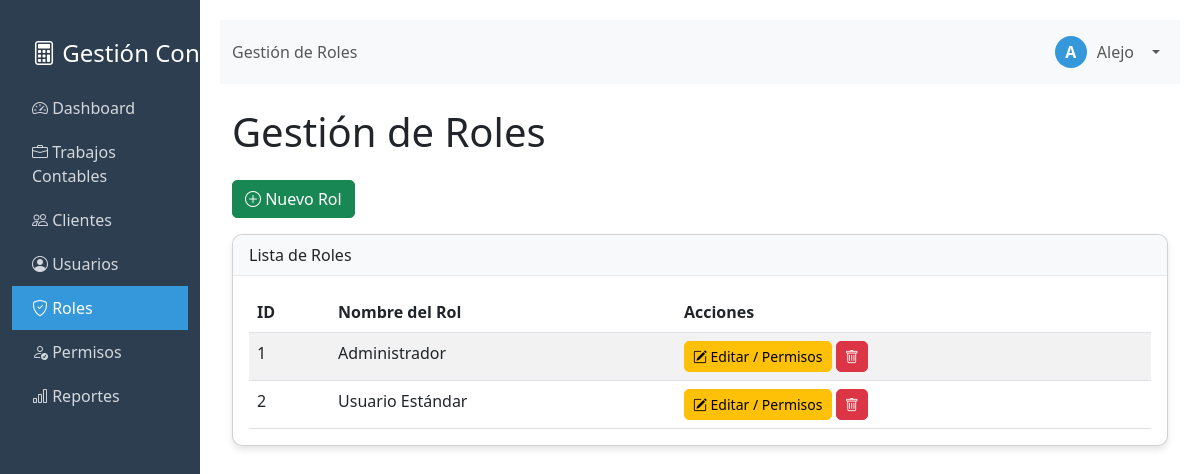
Page /roles.php (signed in) on the committed database.
### tables this page shows
CREATE TABLE `roles` (
  `id` int(11) NOT NULL,
  `nombre_rol` varchar(50) NOT NULL
);

### roles.php (the view, shortened to what this page needs)
<?php
require_once 'funciones_auth.php';
$titulo = 'Gestión de Roles';
try {
    $stmt = $pdo->query("SELECT id, nombre_rol FROM roles ORDER BY nombre_rol ASC");
    $roles = $stmt->fetchAll(PDO::FETCH_ASSOC);
} catch (PDOException $e) {
    $error_roles = "Error al cargar los roles: " . $e->getMessage();
    $roles = [];
}
?>
<div class="container-fluid">
    <h1 class="mb-4"><?php echo $titulo; ?></h1>
    <div class="mb-3">
        <a href="nuevo_rol.php" class="btn btn-success">
            <i class="bi bi-plus-circle"></i> Nuevo Rol
        </a>
    </div>
    <div class="card">
        <div class="card-header">
            Lista de Roles
        </div>
        <div class="card-body">
            <div class="table-responsive">
                <table class="table table-striped table-hover">
                    <thead>
                        <tr>
                            <th>ID</th>
                            <th>Nombre del Rol</th>
                            <th>Acciones</th>
                        </tr>
                    </thead>
                    <tbody>
                        <?php if (empty($roles)): ?>
                            <tr>
                                <td colspan="3" class="text-center">No hay roles registrados.</td>
                            </tr>
                        <?php else: ?>
                            <?php foreach ($roles as $rol): ?>
                                <tr>
                                    <td><?php echo htmlspecialchars($rol['id']); ?></td>
                                    <td><?php echo htmlspecialchars($rol['nombre_rol']); ?></td>
                                    <td>
                                        <a href="editar_rol.php?id=<?php echo $rol['id']; ?>" class="btn btn-sm btn-warning" title="Editar Rol y Asignar Permisos">
                                            <i class="bi bi-pencil-square"></i> <span class="d-none d-md-inline">Editar / Permisos</span>
                                        </a>
                                        <a href="roles.php?eliminar=<?php echo $rol['id']; ?>"
                                           class="btn btn-sm btn-danger"
                                           title="Eliminar Rol"
                                           onclick="return confirm('¿Estás seguro de que deseas eliminar este rol? Si hay usuarios o permisos asignados, la eliminación podría fallar o requerir pasos adicionales.');">
                                            <i class="bi bi-trash"></i>
                                        </a>
                                    </td>
                                </tr>
                            <?php endforeach; ?>
                        <?php endif; ?>
                    </tbody>
                </table>
            </div>
        </div>
    </div>
</div>
<?php
require_once 'layout.php';
?>

### layout.php (style rules this page uses)
.card { border-radius: 10px; box-shadow: 0 4px 6px rgba(0, 0, 0, 0.1); margin-bottom: 20px; }
.card-header { background-color: #f8f9fa; border-bottom: 1px solid #e9ecef; border-radius: 10px 10px 0 0 !important; }
.btn { border-radius: 5px; }
.table { margin-bottom: 0; }

### rows in the picture
roles: id "1", nombre_rol "Administrador"
roles: id "2", nombre_rol "Usuario Estándar"

### other values in the picture
$titulo "Gestión de Roles"
substr($nombre_usuario, 0, 1) "A"
$nombre_usuario "Alejo"
